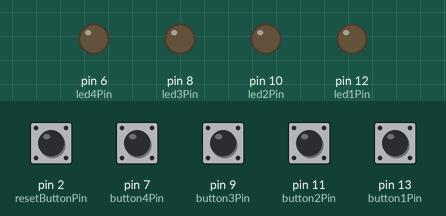
The sketch below on a simulated Arduino Uno, built with avr-gcc and run on an emulated ATmega328P. On the bench: output pins drawn as LEDs (lit = HIGH). The test bench sets the inputs (shaded band); at power-on: pin 2 (resetButtonPin), pin 7 (button4Pin), pin 9 (button3Pin), pin 11 (button2Pin), pin 13 (button1Pin) LOW. What the sketch prints to the serial monitor is not drawn.

Above: at 1.2 s.
1.3 s: pin 7 (button4Pin) pulled HIGH for 0.15 s
At 2.2 s:
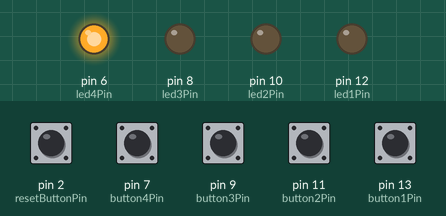
2.9 s: pin 2 (resetButtonPin) pulled HIGH for 0.15 s
At 3.5 s:
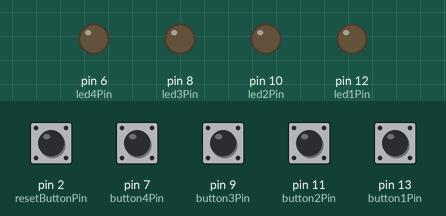
4.5 s: pin 9 (button3Pin) pulled HIGH for 0.15 s
At 5.7 s:
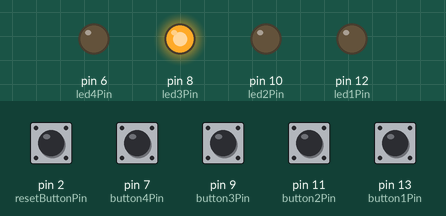
6.1 s: pin 2 (resetButtonPin) pulled HIGH for 1 s
At 7.1 s:
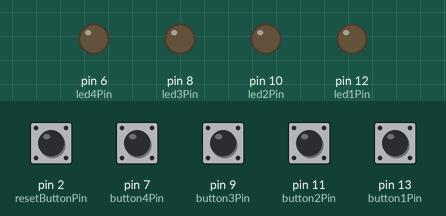
8.6 s: pin 11 (button2Pin) pulled HIGH for 0.15 s
At 9.0 s:
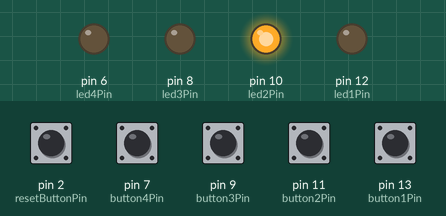
Timing chart, 0 to 11.2 s (numbered marks = the images above; inputs shaded):
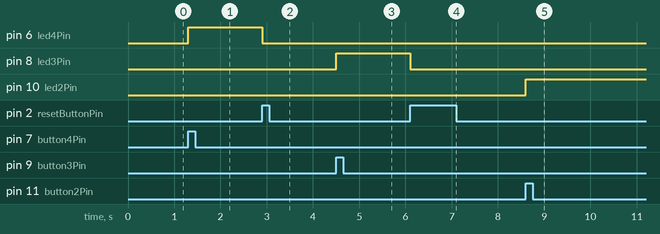

Measured:
- after the input at 1.3 s, pin 6 (led4Pin): LOW → HIGH at once
- after the input at 2.9 s, pin 6 (led4Pin): HIGH → LOW at once
- after the input at 4.5 s, pin 8 (led3Pin): LOW → HIGH at once
- after the input at 6.1 s, pin 8 (led3Pin): HIGH → LOW at once
- after the input at 8.6 s, pin 10 (led2Pin): LOW → HIGH at once

The sketch:

gameShowV1.ino
```cpp
//This code was written by Bob Clagett for I Like To Make Stuff - 2016
//It accompanies the project at http://www.iliketomakestuff.com/make-quiz-game-buttons
//This is for a simple 4 player quiz game setup.
//Only one button will light at a time, until the reset button is pressed.
//The reset button turns off all LEDs and sets everything up for the next "round".

///Define Buttons
//Reset Button
int resetButtonPin = 2;

//Button1
int button1Pin = 13;
int led1Pin = 12;
int button1State = 0;

//Button2
int button2Pin = 11;
int led2Pin = 10;
int button2State = 0;

//Button3
int button3Pin = 9;
int led3Pin = 8;
int button3State = 0;

//Button4
int button4Pin = 7;
int led4Pin = 6;
int button4State = 0;

int resetButtonState = 0;
boolean pollingForPresses = 1;

int lastbutton1State = LOW;
int lastbutton2State = LOW;
int lastbutton3State = LOW;
int lastbutton4State = LOW;
int lastResetState = LOW;

void setup() {
  Serial.begin(9600);
  // initialize the LED pin as an output:
  pinMode(led1Pin, OUTPUT);
  pinMode(led2Pin, OUTPUT);
  pinMode(led3Pin, OUTPUT);
  pinMode(led4Pin, OUTPUT);
  // initialize the pushbutton pin as an input:
  pinMode(resetButtonPin, INPUT);
  pinMode(button1Pin, INPUT);
  pinMode(button2Pin, INPUT);
  pinMode(button3Pin, INPUT);
  pinMode(button4Pin, INPUT);
}

void loop() {

  int reading1 = digitalRead(button1Pin);
  int reading2 = digitalRead(button2Pin);
  int reading3 = digitalRead(button3Pin);
  int reading4 = digitalRead(button4Pin);
  int readingReset = digitalRead(resetButtonPin);

    if(pollingForPresses==1){
      //Button 1
      if (reading1 != button1State && reading1 != lastbutton1State) {
        button1State = reading1;
        button1State = digitalRead(button1Pin);

              if (button1State == HIGH) {
                // turn LED on:
                  Serial.print("Button 1 ON");
                digitalWrite(led1Pin, HIGH);
                pollingForPresses = 0;
              }
         button1State = 0;
      }

      //Button 2
      if (reading2 != button2State && reading2 != lastbutton2State) {
        button2State = reading2;
        button2State = digitalRead(button2Pin);

              if (button2State == HIGH) {
                // turn LED on:
                  Serial.print("Button 2 ON");
                digitalWrite(led2Pin, HIGH);
                pollingForPresses = 0;
              }
         button2State = 0;
      }

      //Button 3
      if (reading3 != button3State && reading3 != lastbutton3State) {
        button3State = reading3;
        button3State = digitalRead(button3Pin);

              if (button3State == HIGH) {
                // turn LED on:
                  Serial.print("Button 3 ON");
                digitalWrite(led3Pin, HIGH);
                pollingForPresses = 0;
              }
         button3State = 0;
      }

      //Button 4
      if (reading4 != button4State && reading4 != lastbutton4State) {
        button4State = reading4;
        button4State = digitalRead(button4Pin);

              if (button4State == HIGH) {
                // turn LED on:
                  Serial.print("Button 4 ON");
                digitalWrite(led4Pin, HIGH);
                pollingForPresses = 0;
              }
         button4State = 0;
      }

    }
   //Check reset button

    if (pollingForPresses==0) {

      if (readingReset != resetButtonState && readingReset != lastResetState) {
              resetButtonState = digitalRead(resetButtonPin);

              if (resetButtonState == HIGH) {
                Serial.print("Reset button HIGH");
                resetButtons();
              }

         resetButtonState = 0;
      }
    }
  lastResetState = readingReset;
  lastbutton1State = reading1;
  lastbutton2State = reading2;
  lastbutton3State = reading3;
  lastbutton4State = reading4;
}


void resetButtons() {

  lastbutton1State = 0;
  lastbutton2State = 0;
  lastbutton3State = 0;
  lastbutton4State = 0;
  resetButtonState = 0;
  lastResetState = 0;

  button1State = 0;
  button2State = 0;
  button3State = 0;
  button4State = 0;

  Serial.print("All the Buttons where reset!");

  digitalWrite(led1Pin, LOW);
  digitalWrite(led2Pin, LOW);
  digitalWrite(led3Pin, LOW);
  digitalWrite(led4Pin, LOW);
  digitalWrite(resetButtonPin, LOW);

  pollingForPresses = 1;
}
```
